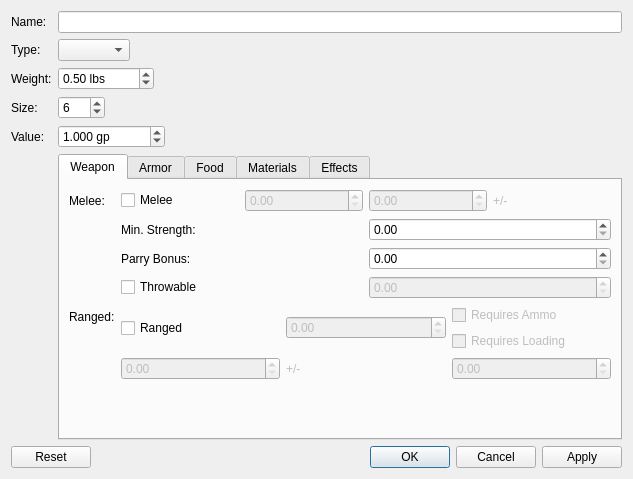
<?xml version="1.0" encoding="UTF-8"?>
<ui version="4.0">
 <class>Form</class>
 <widget class="QWidget" name="Form">
  <property name="geometry">
   <rect>
    <x>0</x>
    <y>0</y>
    <width>633</width>
    <height>479</height>
   </rect>
  </property>
  <property name="windowTitle">
   <string>Create / Edit Item</string>
  </property>
  <layout class="QFormLayout" name="formLayout_2">
   <item row="0" column="0">
    <widget class="QLabel" name="label">
     <property name="text">
      <string>Name:</string>
     </property>
    </widget>
   </item>
   <item row="0" column="1">
    <widget class="QLineEdit" name="nameLineEdit"/>
   </item>
   <item row="2" column="0">
    <widget class="QLabel" name="label_3">
     <property name="text">
      <string>Weight:</string>
     </property>
    </widget>
   </item>
   <item row="2" column="1">
    <layout class="QHBoxLayout" name="horizontalLayout_8">
     <item>
      <widget class="QDoubleSpinBox" name="weightSpinBox">
       <property name="suffix">
        <string> lbs</string>
       </property>
       <property name="maximum">
        <double>10000.000000000000000</double>
       </property>
       <property name="singleStep">
        <double>0.100000000000000</double>
       </property>
       <property name="value">
        <double>0.500000000000000</double>
       </property>
      </widget>
     </item>
     <item>
      <spacer name="horizontalSpacer">
       <property name="orientation">
        <enum>Qt::Horizontal</enum>
       </property>
       <property name="sizeHint" stdset="0">
        <size>
         <width>40</width>
         <height>20</height>
        </size>
       </property>
      </spacer>
     </item>
    </layout>
   </item>
   <item row="3" column="0">
    <widget class="QLabel" name="label_4">
     <property name="text">
      <string>Size:</string>
     </property>
    </widget>
   </item>
   <item row="3" column="1">
    <layout class="QHBoxLayout" name="horizontalLayout_9">
     <item>
      <widget class="InchesSpinBox" name="sizeSpinBox">
       <property name="decimals">
        <number>0</number>
       </property>
       <property name="value">
        <double>6.000000000000000</double>
       </property>
      </widget>
     </item>
     <item>
      <spacer name="horizontalSpacer_2">
       <property name="orientation">
        <enum>Qt::Horizontal</enum>
       </property>
       <property name="sizeHint" stdset="0">
        <size>
         <width>40</width>
         <height>20</height>
        </size>
       </property>
      </spacer>
     </item>
    </layout>
   </item>
   <item row="4" column="0">
    <widget class="QLabel" name="label_5">
     <property name="text">
      <string>Value:</string>
     </property>
    </widget>
   </item>
   <item row="4" column="1">
    <layout class="QHBoxLayout" name="horizontalLayout_10">
     <item>
      <widget class="QDoubleSpinBox" name="valueSpinBox">
       <property name="suffix">
        <string> gp</string>
       </property>
       <property name="decimals">
        <number>3</number>
       </property>
       <property name="maximum">
        <double>100000.000000000000000</double>
       </property>
       <property name="value">
        <double>1.000000000000000</double>
       </property>
      </widget>
     </item>
     <item>
      <spacer name="horizontalSpacer_3">
       <property name="orientation">
        <enum>Qt::Horizontal</enum>
       </property>
       <property name="sizeHint" stdset="0">
        <size>
         <width>40</width>
         <height>20</height>
        </size>
       </property>
      </spacer>
     </item>
    </layout>
   </item>
   <item row="5" column="1">
    <widget class="QTabWidget" name="tabWidget">
     <property name="currentIndex">
      <number>0</number>
     </property>
     <widget class="QWidget" name="weaponTab">
      <attribute name="title">
       <string>Weapon</string>
      </attribute>
      <layout class="QFormLayout" name="formLayout">
       <item row="1" column="0">
        <widget class="QLabel" name="label_8">
         <property name="text">
          <string>Melee:</string>
         </property>
        </widget>
       </item>
       <item row="1" column="1">
        <layout class="QHBoxLayout" name="horizontalLayout_2">
         <item>
          <widget class="QCheckBox" name="checkBox">
           <property name="text">
            <string>Melee</string>
           </property>
          </widget>
         </item>
         <item>
          <widget class="QDoubleSpinBox" name="doubleSpinBox_5">
           <property name="enabled">
            <bool>false</bool>
           </property>
          </widget>
         </item>
         <item>
          <widget class="QDoubleSpinBox" name="doubleSpinBox_4">
           <property name="enabled">
            <bool>false</bool>
           </property>
          </widget>
         </item>
         <item>
          <widget class="QLabel" name="label_10">
           <property name="enabled">
            <bool>false</bool>
           </property>
           <property name="text">
            <string>+/-</string>
           </property>
          </widget>
         </item>
        </layout>
       </item>
       <item row="2" column="1">
        <layout class="QHBoxLayout" name="horizontalLayout_4">
         <item>
          <widget class="QLabel" name="label_12">
           <property name="text">
            <string>Min. Strength:</string>
           </property>
          </widget>
         </item>
         <item>
          <widget class="ModifierSpinBox" name="doubleSpinBox_7"/>
         </item>
        </layout>
       </item>
       <item row="3" column="1">
        <layout class="QHBoxLayout" name="horizontalLayout_5">
         <item>
          <widget class="QLabel" name="label_13">
           <property name="text">
            <string>Parry Bonus:</string>
           </property>
          </widget>
         </item>
         <item>
          <widget class="ModifierSpinBox" name="doubleSpinBox_8"/>
         </item>
        </layout>
       </item>
       <item row="4" column="1">
        <layout class="QHBoxLayout" name="horizontalLayout_6">
         <item>
          <widget class="QCheckBox" name="checkBox_10">
           <property name="text">
            <string>Throwable</string>
           </property>
          </widget>
         </item>
         <item>
          <widget class="QDoubleSpinBox" name="doubleSpinBox_6">
           <property name="enabled">
            <bool>false</bool>
           </property>
          </widget>
         </item>
        </layout>
       </item>
       <item row="5" column="0">
        <widget class="QLabel" name="label_11">
         <property name="text">
          <string>Ranged:</string>
         </property>
        </widget>
       </item>
       <item row="5" column="1">
        <layout class="QVBoxLayout" name="verticalLayout_3">
         <item>
          <layout class="QHBoxLayout" name="horizontalLayout_7">
           <item>
            <widget class="QCheckBox" name="checkBox_5">
             <property name="text">
              <string>Ranged</string>
             </property>
            </widget>
           </item>
           <item>
            <widget class="QDoubleSpinBox" name="doubleSpinBox_3">
             <property name="enabled">
              <bool>false</bool>
             </property>
            </widget>
           </item>
           <item>
            <layout class="QVBoxLayout" name="verticalLayout_2">
             <item>
              <widget class="QCheckBox" name="checkBox_3">
               <property name="enabled">
                <bool>false</bool>
               </property>
               <property name="text">
                <string>Requires Ammo</string>
               </property>
              </widget>
             </item>
             <item>
              <widget class="QCheckBox" name="checkBox_4">
               <property name="enabled">
                <bool>false</bool>
               </property>
               <property name="text">
                <string>Requires Loading</string>
               </property>
              </widget>
             </item>
            </layout>
           </item>
          </layout>
         </item>
         <item>
          <layout class="QHBoxLayout" name="horizontalLayout_3">
           <item>
            <widget class="QDoubleSpinBox" name="doubleSpinBox">
             <property name="enabled">
              <bool>false</bool>
             </property>
            </widget>
           </item>
           <item>
            <widget class="QLabel" name="label_9">
             <property name="enabled">
              <bool>false</bool>
             </property>
             <property name="text">
              <string>+/-</string>
             </property>
            </widget>
           </item>
           <item>
            <widget class="QDoubleSpinBox" name="doubleSpinBox_2">
             <property name="enabled">
              <bool>false</bool>
             </property>
            </widget>
           </item>
          </layout>
         </item>
        </layout>
       </item>
      </layout>
     </widget>
     <widget class="QWidget" name="armorTab">
      <attribute name="title">
       <string>Armor</string>
      </attribute>
     </widget>
     <widget class="QWidget" name="foodTab">
      <attribute name="title">
       <string>Food</string>
      </attribute>
     </widget>
     <widget class="QWidget" name="materialsTab">
      <attribute name="title">
       <string>Materials</string>
      </attribute>
      <layout class="QVBoxLayout" name="verticalLayout">
       <item>
        <widget class="QLabel" name="label_2">
         <property name="text">
          <string>What this item is made of</string>
         </property>
        </widget>
       </item>
      </layout>
     </widget>
     <widget class="QWidget" name="effectsTab">
      <attribute name="title">
       <string>Effects</string>
      </attribute>
      <layout class="QHBoxLayout" name="horizontalLayout">
       <item>
        <widget class="QLabel" name="label_6">
         <property name="text">
          <string>What magical effects this item has</string>
         </property>
        </widget>
       </item>
      </layout>
     </widget>
    </widget>
   </item>
   <item row="6" column="0" colspan="2">
    <widget class="QDialogButtonBox" name="buttonBox">
     <property name="orientation">
      <enum>Qt::Horizontal</enum>
     </property>
     <property name="standardButtons">
      <set>QDialogButtonBox::Apply|QDialogButtonBox::Cancel|QDialogButtonBox::Ok|QDialogButtonBox::Reset</set>
     </property>
    </widget>
   </item>
   <item row="1" column="0">
    <widget class="QLabel" name="label_7">
     <property name="text">
      <string>Type:</string>
     </property>
    </widget>
   </item>
   <item row="1" column="1">
    <layout class="QHBoxLayout" name="horizontalLayout_11">
     <item>
      <widget class="ItemTypeComboBox" name="typeComboBox"/>
     </item>
     <item>
      <spacer name="horizontalSpacer_4">
       <property name="orientation">
        <enum>Qt::Horizontal</enum>
       </property>
       <property name="sizeHint" stdset="0">
        <size>
         <width>40</width>
         <height>20</height>
        </size>
       </property>
      </spacer>
     </item>
    </layout>
   </item>
  </layout>
 </widget>
 <customwidgets>
  <customwidget>
   <class>ModifierSpinBox</class>
   <extends>QDoubleSpinBox</extends>
   <header>jgrpg/ModifierSpinBox.h</header>
  </customwidget>
  <customwidget>
   <class>InchesSpinBox</class>
   <extends>QDoubleSpinBox</extends>
   <header>jgrpg/InchesSpinBox.h</header>
  </customwidget>
  <customwidget>
   <class>ItemTypeComboBox</class>
   <extends>QComboBox</extends>
   <header>jgrpg/ItemTypeComboBox.h</header>
  </customwidget>
 </customwidgets>
 <resources/>
 <connections>
  <connection>
   <sender>checkBox</sender>
   <signal>toggled(bool)</signal>
   <receiver>doubleSpinBox</receiver>
   <slot>setEnabled(bool)</slot>
   <hints>
    <hint type="sourcelabel">
     <x>126</x>
     <y>194</y>
    </hint>
    <hint type="destinationlabel">
     <x>124</x>
     <y>340</y>
    </hint>
   </hints>
  </connection>
  <connection>
   <sender>checkBox</sender>
   <signal>toggled(bool)</signal>
   <receiver>label_9</receiver>
   <slot>setEnabled(bool)</slot>
   <hints>
    <hint type="sourcelabel">
     <x>135</x>
     <y>193</y>
    </hint>
    <hint type="destinationlabel">
     <x>288</x>
     <y>340</y>
    </hint>
   </hints>
  </connection>
  <connection>
   <sender>checkBox</sender>
   <signal>toggled(bool)</signal>
   <receiver>doubleSpinBox_2</receiver>
   <slot>setEnabled(bool)</slot>
   <hints>
    <hint type="sourcelabel">
     <x>120</x>
     <y>194</y>
    </hint>
    <hint type="destinationlabel">
     <x>462</x>
     <y>340</y>
    </hint>
   </hints>
  </connection>
  <connection>
   <sender>checkBox_5</sender>
   <signal>toggled(bool)</signal>
   <receiver>doubleSpinBox_3</receiver>
   <slot>setEnabled(bool)</slot>
   <hints>
    <hint type="sourcelabel">
     <x>118</x>
     <y>312</y>
    </hint>
    <hint type="destinationlabel">
     <x>441</x>
     <y>320</y>
    </hint>
   </hints>
  </connection>
  <connection>
   <sender>checkBox_5</sender>
   <signal>toggled(bool)</signal>
   <receiver>checkBox_3</receiver>
   <slot>setEnabled(bool)</slot>
   <hints>
    <hint type="sourcelabel">
     <x>123</x>
     <y>313</y>
    </hint>
    <hint type="destinationlabel">
     <x>607</x>
     <y>307</y>
    </hint>
   </hints>
  </connection>
  <connection>
   <sender>checkBox_5</sender>
   <signal>toggled(bool)</signal>
   <receiver>checkBox_4</receiver>
   <slot>setEnabled(bool)</slot>
   <hints>
    <hint type="sourcelabel">
     <x>127</x>
     <y>308</y>
    </hint>
    <hint type="destinationlabel">
     <x>607</x>
     <y>330</y>
    </hint>
   </hints>
  </connection>
  <connection>
   <sender>checkBox_10</sender>
   <signal>toggled(bool)</signal>
   <receiver>doubleSpinBox_6</receiver>
   <slot>setEnabled(bool)</slot>
   <hints>
    <hint type="sourcelabel">
     <x>152</x>
     <y>270</y>
    </hint>
    <hint type="destinationlabel">
     <x>609</x>
     <y>280</y>
    </hint>
   </hints>
  </connection>
  <connection>
   <sender>buttonBox</sender>
   <signal>clicked(QAbstractButton*)</signal>
   <receiver>Form</receiver>
   <slot>clicked(QAbstractButton*)</slot>
   <hints>
    <hint type="sourcelabel">
     <x>215</x>
     <y>394</y>
    </hint>
    <hint type="destinationlabel">
     <x>221</x>
     <y>432</y>
    </hint>
   </hints>
  </connection>
 </connections>
 <slots>
  <slot>clicked(QAbstractButton*)</slot>
 </slots>
</ui>
